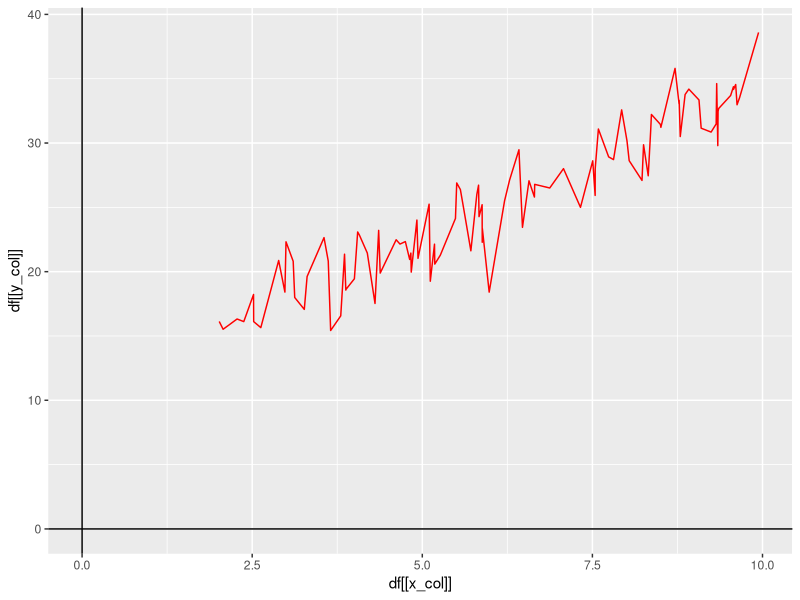

The R script that drew this image:
library(ggplot2)
library(tibble)

n <- 100L
x <- runif(100L, 2, 10)
y <- 10 + 2.5*x + 2*rnorm(n)
df <- data.table::as.data.table(cbind(x, y))

polt_line <- function(df, x_col, y_col, jitter = FALSE) {
  ggplot2::ggplot(data=df, mapping=ggplot2::aes(x=df[[x_col]])) +
    ggplot2::geom_line(mapping=ggplot2::aes(y=df[[y_col]]), col="red") +
    ggplot2::geom_hline(yintercept=0) +
    ggplot2::geom_vline(xintercept=0)
}

polt_line(df, "x", "y")
